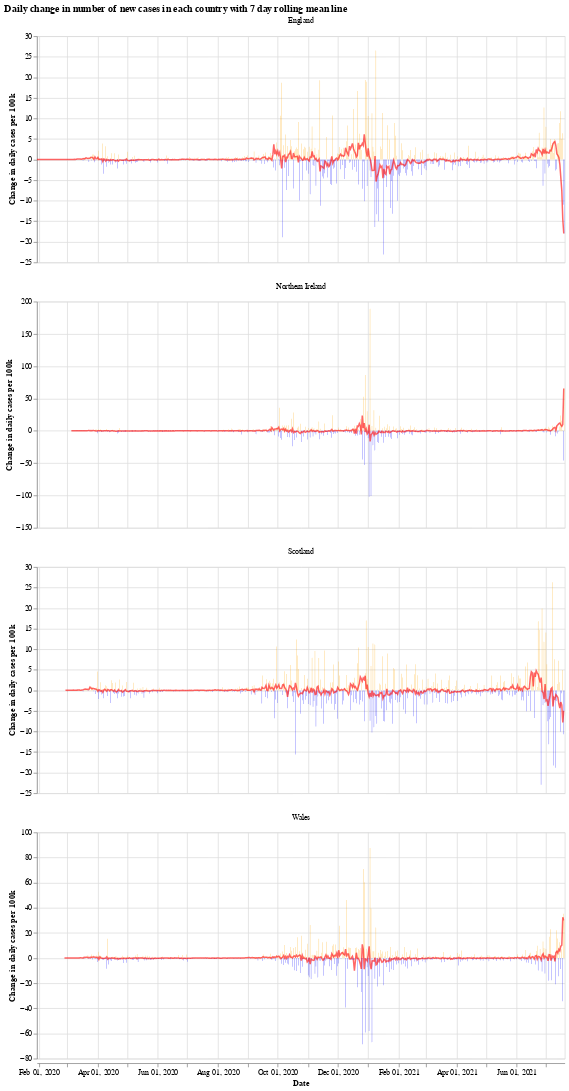

The code cell stored with this chart in its notebook:
### Markdown cell above
We will use the Python library `Altair` for visualising the data, see the [altair docs](https://altair-viz.github.io/) for more information.

First we have a graph which shows the daily change in the number of new cases for each country. This number jumps up and down all over the place, which is likely due to delay in reporting of new cases over the weekend. Another interesting thing is that it looks like the daily cases in Wales experienced a much shorter period of calm over the summer (calm in the sense of daily cases not jumping up and down).

The orange bars are days when the number of new cases (per 100k population) was more than the previous day, while the blue are days when the number of new cases dropped. The red line is the 7 day moving average. 

When the moving average line is below 0, it means that there is a consistent drop in new cases. We can see this clearly happening around the times that lockdowns were introduced (though, to varying degrees). I will update the graphs soon with a marker of when each lockdown started.

### Code cell
# collapse
import altair as alt

bars = alt.Chart(uk_cases).mark_bar().encode(
    x=alt.X("yearmonthdate(date):T", axis=alt.Axis(title='Date')),
    y=alt.Y("casesChangeRate:Q", axis=alt.Axis(title='Change in daily cases per 100k')),
    tooltip='casesChange',
    color=alt.condition(
        alt.datum.casesChangeRate > 0,
        alt.value("orange"),  # The positive color
        alt.value("blue")  # The negative color
    )
).properties(title='Daily change in number of new cases with 7 day rolling mean',width=700).interactive()

line = alt.Chart(uk_cases).mark_line(
    color='red',
    size=2,
    opacity=0.6
).transform_window(
    rolling_mean='mean(casesChangeRate)',
    frame=[0, 7],
    groupby=['areaName']
).encode(
    x='yearmonthdate(date):T',
    y='rolling_mean:Q'
)

alt.layer(bars, line, data=uk_cases).facet(alt.Column(
    'areaName', title=''), columns=1).resolve_scale(y='independent').properties(title='Daily change in number of new cases in each country with 7 day rolling mean line')

### Figure 1 — Vega-Lite specification as saved in the notebook (floating-point values rounded to 4 significant figures; data arrays with more than 128 entries replaced by an {"elided": "..."} marker saying what was removed)
{"config": {"view": {"continuousWidth": 400, "continuousHeight": 300}}, "data": {"name": "data-198b3115a78dfe1e69843bfdeea0605c"}, "facet": {"type": "nominal", "field": "areaName", "title": ""}, "spec": {"layer": [{"mark": "bar", "encoding": {"color": {"condition": {"value": "orange", "test": "(datum.casesChangeRate > 0)"}, "value": "blue"}, "tooltip": {"type": "quantitative", "field": "casesChange"}, "x": {"type": "temporal", "axis": {"title": "Date"}, "field": "date", "timeUnit": "yearmonthdate"}, "y": {"type": "quantitative", "axis": {"title": "Change in daily cases per 100k"}, "field": "casesChangeRate"}}, "selection": {"selector001": {"type": "interval", "bind": "scales", "encodings": ["x", "y"]}}, "title": "Daily change in number of new cases with 7 day rolling mean", "width": 700}, {"mark": {"type": "line", "color": "red", "opacity": 0.6, "size": 2}, "encoding": {"x": {"type": "temporal", "field": "date", "timeUnit": "yearmonthdate"}, "y": {"type": "quantitative", "field": "rolling_mean"}}, "transform": [{"window": [{"op": "mean", "field": "casesChangeRate", "as": "rolling_mean"}], "frame": [0, 7], "groupby": ["areaName"]}]}]}, "columns": 1, "resolve": {"scale": {"y": "independent"}}, "title": "Daily change in number of new cases in each country with 7 day rolling mean line", "$schema": "https://vega.github.io/schema/vega-lite/v4.8.1.json", "datasets": {"data-198b3115a78dfe1e69843bfdeea0605c": {"elided": "2056 records"}}}
